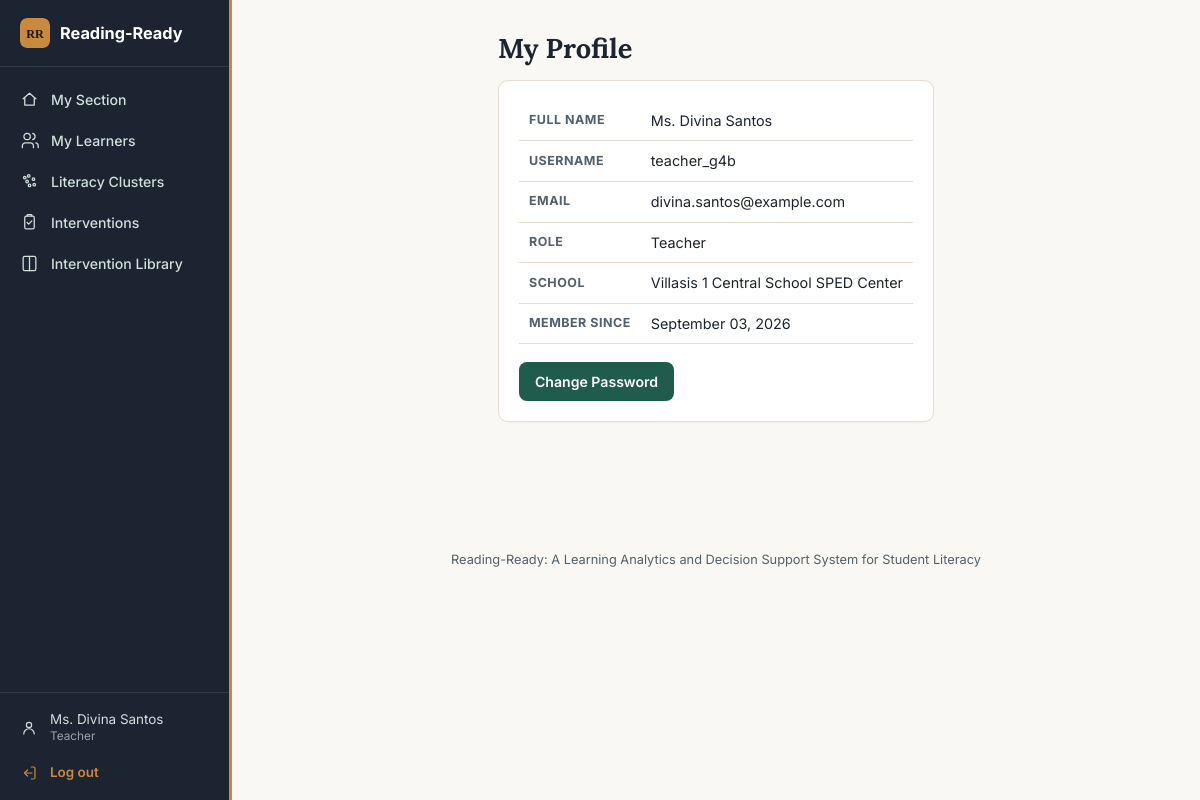
Page /profile (signed in) on the committed database.
### models.py (models this page shows, shortened)
class User(UserMixin, db.Model):
    id = db.Column(db.Integer, primary_key=True)
    username = db.Column(db.String(80), unique=True, nullable=False)
    email = db.Column(db.String(150), unique=True, nullable=True)
    password_hash = db.Column(db.String(255), nullable=False)
    full_name = db.Column(db.String(150), nullable=False)
    role = db.Column(db.String(20), nullable=False)
    school_id = db.Column(db.Integer, db.ForeignKey("school.id"), nullable=True)
    pending_school_name = db.Column(db.String(150), nullable=True)
    student_id = db.Column(db.Integer, db.ForeignKey("student.id"), nullable=True)
    status = db.Column(db.String(20), nullable=False, default="approved")
    requested_at = db.Column(db.DateTime, default=datetime.utcnow)
    reviewed_at = db.Column(db.DateTime, nullable=True)
    reviewed_by = db.Column(db.Integer, db.ForeignKey("user.id"), nullable=True)
    created_at = db.Column(db.DateTime, default=datetime.utcnow)
    school = db.relationship("School", foreign_keys=[school_id])
    student = db.relationship("Student", foreign_keys=[student_id])
    @property
    def is_active(self):
        return self.status == "approved"

class School(db.Model):
    id = db.Column(db.Integer, primary_key=True)
    name = db.Column(db.String(150), nullable=False)
    created_at = db.Column(db.DateTime, default=datetime.utcnow)
    sections = db.relationship("Section", backref="school", lazy=True)

### app.py (the view)
@app.route("/profile")
@login_required
def my_profile():
    return render_template("profile.html", user=current_user)

### app.py (called while the page is built)
@login_manager.user_loader
def load_user(user_id):
    return User.query.get(int(user_id))

### templates/profile.html (shortened to what this page needs)
{% extends "base.html" %}
{% block content %}
<h1>My Profile</h1>
<div class="card">
  <table>
    <tr><th>Full Name</th><td>{{ user.full_name }}</td></tr>
    <tr><th>Username</th><td>{{ user.username }}</td></tr>
    <tr><th>Email</th><td>{{ user.email or '-' }}</td></tr>
    <tr><th>Role</th><td>{{ user.role|capitalize }}</td></tr>
    {% if user.school %}
    <tr><th>School</th><td>{{ user.school.name }}</td></tr>
    {% endif %}
    <tr><th>Member Since</th><td>{{ user.created_at.strftime('%B %d, %Y') if user.created_at else '-' }}</td></tr>
  </table>
  <a class="btn" style="margin-top:18px;" href="{{ url_for('change_password') }}">Change Password</a>
</div>
{% endblock %}

### templates/base.html (shortened to what this page needs)
<!DOCTYPE html>
<html lang="en">
<head>
<link rel="stylesheet" href="{{ url_for('static', filename='css/style.css') }}">
<link rel="stylesheet" href="https://cdnjs.cloudflare.com/ajax/libs/sweetalert2/11.26.25/sweetalert2.min.css">
</head>
<body>
<div class="app-shell {{ 'has-sidebar' if current_user.is_authenticated else '' }}">
  {% if current_user.is_authenticated %}
  <aside class="sidebar" id="sidebar">
    <a class="sidebar-brand" href="{{ url_for('dashboard') }}">
      <img src="{{ url_for('static', filename='img/logo.svg') }}" alt="" class="sidebar-brand-mark">
      <span>Reading&#8209;Ready</span>
    </a>
    <nav class="sidebar-nav">
      {% if current_user.role == 'developer' %}
        <a href="{{ url_for('developer_dashboard') }}" class="{{ 'active' if request.endpoint == 'developer_dashboard' }}">
          <svg viewBox="0 0 24 24" fill="none" stroke="currentColor" stroke-width="1.6" stroke-linecap="round" stroke-linejoin="round"><rect x="3" y="3" width="7" height="7" rx="1"/><rect x="14" y="3" width="7" height="7" rx="1"/><rect x="14" y="14" width="7" height="7" rx="1"/><rect x="3" y="14" width="7" height="7" rx="1"/></svg>
          System Admin
        </a>
        <a href="{{ url_for('system_settings') }}" class="{{ 'active' if request.endpoint == 'system_settings' }}">
          <svg viewBox="0 0 24 24" fill="none" stroke="currentColor" stroke-width="1.6" stroke-linecap="round" stroke-linejoin="round"><line x1="4" y1="6" x2="20" y2="6"/><circle cx="9" cy="6" r="2"/><line x1="4" y1="12" x2="20" y2="12"/><circle cx="15" cy="12" r="2"/><line x1="4" y1="18" x2="20" y2="18"/><circle cx="9" cy="18" r="2"/></svg>
          System Settings
        </a>
        <a href="{{ url_for('audit_logs') }}" class="{{ 'active' if request.endpoint == 'audit_logs' }}">
          <svg viewBox="0 0 24 24" fill="none" stroke="currentColor" stroke-width="1.6" stroke-linecap="round" stroke-linejoin="round"><path d="M7 3h7l5 5v13H7Z"/><path d="M14 3v5h5"/><line x1="9" y1="13" x2="15" y2="13"/><line x1="9" y1="17" x2="15" y2="17"/></svg>
          Audit Logs
        </a>
        <a href="{{ url_for('external_resources') }}" class="{{ 'active' if request.endpoint and request.endpoint.startswith('external_resource') or request.endpoint == 'edit_external_resource' }}">
          <svg viewBox="0 0 24 24" fill="none" stroke="currentColor" stroke-width="1.6" stroke-linecap="round" stroke-linejoin="round"><circle cx="12" cy="12" r="9"/><line x1="2" y1="12" x2="22" y2="12"/><path d="M12 3a15 15 0 0 1 0 18a15 15 0 0 1 0-18Z"/></svg>
          External Resources
        </a>
      {% elif current_user.role == 'teacher' %}
        <a href="{{ url_for('teacher_dashboard') }}" class="{{ 'active' if request.endpoint == 'teacher_dashboard' }}">
          <svg viewBox="0 0 24 24" fill="none" stroke="currentColor" stroke-width="1.6" stroke-linecap="round" stroke-linejoin="round"><path d="M4 11 12 4l8 7"/><path d="M6 10v9h12v-9"/></svg>
          My Section
        </a>
        <a href="{{ url_for('teacher_students') }}" class="{{ 'active' if request.endpoint == 'teacher_students' }}">
          <svg viewBox="0 0 24 24" fill="none" stroke="currentColor" stroke-width="1.6" stroke-linecap="round" stroke-linejoin="round"><path d="M17 21v-2a4 4 0 0 0-4-4H7a4 4 0 0 0-4 4v2"/><circle cx="9" cy="7" r="4"/><path d="M23 21v-2a4 4 0 0 0-3-3.87"/><path d="M16 3.13a4 4 0 0 1 0 7.75"/></svg>
          My Learners
        </a>
        <a href="{{ url_for('literacy_clusters') }}" class="{{ 'active' if request.endpoint == 'literacy_clusters' }}">
          Literacy Clusters
        </a>
        <a href="{{ url_for('intervention_recommendations') }}" class="{{ 'active' if request.endpoint in ['intervention_recommendations', 'intervention_detail'] }}">
          <svg viewBox="0 0 24 24" fill="none" stroke="currentColor" stroke-width="1.6" stroke-linecap="round" stroke-linejoin="round"><rect x="6" y="4" width="12" height="16" rx="2"/><path d="M9 4V3a1 1 0 0 1 1-1h4a1 1 0 0 1 1 1v1"/><path d="M9 12l2 2 4-4"/></svg>
          Interventions
        </a>
        <a href="{{ url_for('intervention_library') }}" class="{{ 'active' if request.endpoint == 'intervention_library' }}">
          <svg viewBox="0 0 24 24" fill="none" stroke="currentColor" stroke-width="1.6" stroke-linecap="round" stroke-linejoin="round"><path d="M4 5a2 2 0 0 1 2-2h6v18H6a2 2 0 0 1-2-2Z"/><path d="M12 3h6a2 2 0 0 1 2 2v14a2 2 0 0 1-2 2h-6"/></svg>
          Intervention Library
        </a>
      {% endif %}
    </nav>
    <div class="sidebar-footer">
      <a href="{{ url_for('my_profile') }}" class="sidebar-footer-link {{ 'active' if request.endpoint == 'my_profile' }}">
        <svg viewBox="0 0 24 24" fill="none" stroke="currentColor" stroke-width="1.6" stroke-linecap="round" stroke-linejoin="round"><circle cx="12" cy="8" r="3.5"/><path d="M5 20a7 7 0 0 1 14 0"/></svg>
        <span>{{ current_user.full_name }}<small>{{ current_user.role|capitalize }}</small></span>
      </a>
      <a href="{{ url_for('logout') }}" class="sidebar-footer-link logout"
         onclick="return confirm('Are you sure you want to log out?');">
        <svg viewBox="0 0 24 24" fill="none" stroke="currentColor" stroke-width="1.6" stroke-linecap="round" stroke-linejoin="round"><path d="M15 4h3a2 2 0 0 1 2 2v12a2 2 0 0 1-2 2h-3"/><path d="M10 8l-4 4 4 4"/><line x1="6" y1="12" x2="16" y2="12"/></svg>
        <span>Log out</span>
      </a>
    </div>
  </aside>
  {% endif %}
  <div class="main-content">
    <main class="container">
      {% block content %}{% endblock %}
    </main>
    <footer class="footer">
      Reading-Ready: A Learning Analytics and Decision Support System for Student Literacy
    </footer>
  </div>
</div>
</body>
</html>

### static/css/style.css (style rules this page uses)
:root { --ink: #1b2430; --ink-soft: #52606d; --paper: #faf8f4; --card: #ffffff; --line: #e4ddd0; --accent: #1f5c4d; --accent-soft: #e4f0ec; --gold: #c98a3e; --danger: #b23a2f; --danger-soft: #fbe9e6; --warn: #a7761d; --warn-soft: #fbf1de; --good: #1f5c4d; --good-soft: #e4f0ec; --radius: 10px; --font-display: "Lora", Georgia, "Iowan Old Style", serif; --font-body: "Inter", -apple-system, BlinkMacSystemFont, "Segoe UI", sans-serif; --font-hand: "Caveat", cursive; --board: #16302a; --board-line: #2c4d43; --chalk: #f3efe1; --chalk-soft: #c9d6cd; --pen: #b1372b; font-family: var(--font-body); }
* { box-sizing: border-box; }
body { margin: 0; background: var(--paper); color: var(--ink); font-family: var(--font-body); font-size: 15px; line-height: 1.5; }
h1, h2, h3 { font-family: var(--font-display); color: var(--ink); margin: 0 0 .4em; }
h1 { font-size: 1.7rem; }
a { color: var(--accent); text-decoration: none; }
.logout { color: var(--gold) !important; font-weight: 600; }
.container { max-width: 1180px; margin: 28px auto; padding: 0 20px 60px; }
.footer { text-align: center; color: var(--ink-soft); font-size: .8rem; padding: 20px; }
.card { background: var(--card); border: 1px solid var(--line); border-radius: var(--radius); padding: 20px; margin-bottom: 20px; box-shadow: 0 1px 2px rgba(0,0,0,.03); }
table { width: 100%; border-collapse: collapse; font-size: .9rem; }
th, td { text-align: left; padding: 9px 10px; border-bottom: 1px solid var(--line); }
th { color: var(--ink-soft); font-size: .78rem; text-transform: uppercase; letter-spacing: .04em; }
.btn { display: inline-block; background: var(--accent); color: #fff; border: none; padding: 9px 16px; border-radius: 8px; font-size: .88rem; cursor: pointer; font-weight: 600; }
.app-shell { min-height: 100vh; }
.app-shell.has-sidebar { display: flex; }
.sidebar { width: 232px; background: var(--ink); color: #fff; position: fixed; top: 0; left: 0; bottom: 0; z-index: 1000; display: flex; flex-direction: column; border-right: 3px solid var(--gold); }
.sidebar-brand { display: flex; align-items: center; gap: 10px; padding: 18px 20px; color: #fff; font-weight: 700; font-size: 1.02rem; border-bottom: 1px solid rgba(255,255,255,.1); }
.sidebar-brand-mark { width: 30px; height: 30px; border-radius: 7px; display: block; }
.sidebar-nav { flex: 1; overflow-y: auto; padding: 12px 0; }
.sidebar-nav a { display: flex; align-items: center; gap: 12px; padding: 10px 20px; color: #cfe0da; font-size: .88rem; font-weight: 500; }
.sidebar-nav a svg { width: 19px; height: 19px; flex-shrink: 0; }
.sidebar-footer { border-top: 1px solid rgba(255,255,255,.1); padding: 8px 0; }
.sidebar-footer-link { display: flex; align-items: center; gap: 12px; padding: 10px 20px; color: #cfe0da; font-size: .84rem; }
.sidebar-footer-link svg { width: 18px; height: 18px; flex-shrink: 0; }
.sidebar-footer-link span { display: flex; flex-direction: column; line-height: 1.3; }
.sidebar-footer-link small { color: #9aa3ab; font-size: .74rem; font-weight: 400; }
.sidebar-footer-link.logout { color: var(--gold); }
.main-content { flex: 1; min-width: 0; display: flex; flex-direction: column; }
.app-shell.has-sidebar .main-content { margin-left: 232px; }

### rows in the picture
User: full_name "Ms. Divina Santos", role "Teacher", username "teacher_g4b", email "divina.santos@example.com", created_at "September 03, 2026"
School: school.name "Villasis 1 Central School SPED Center"
